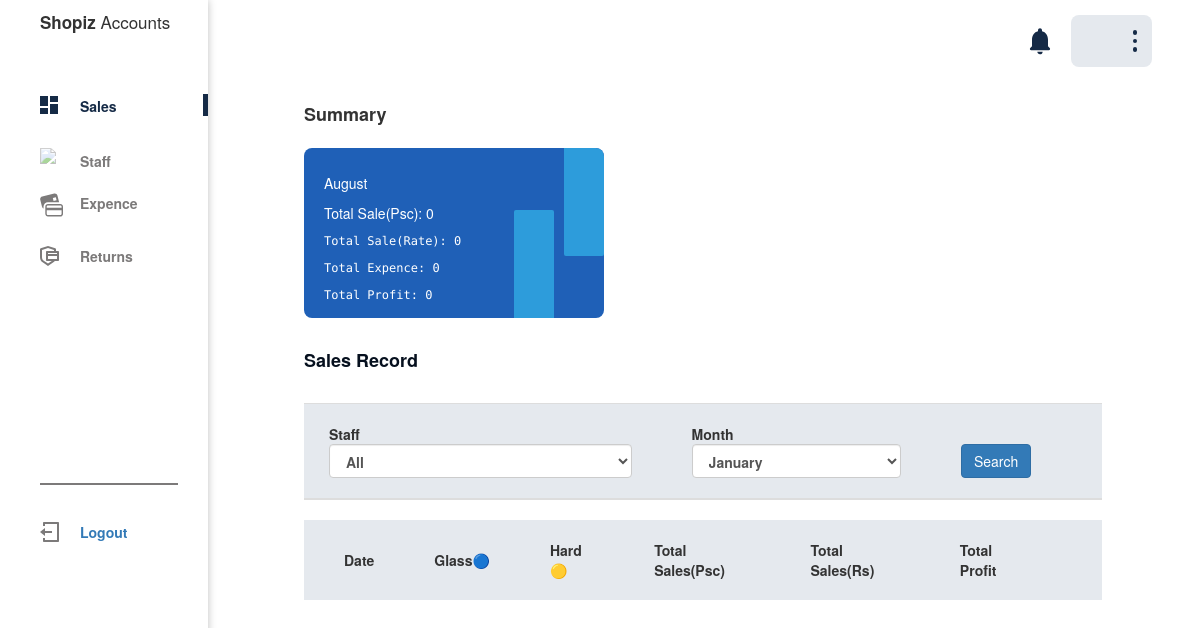
/admin_home (signed in), run on the app's committed database.
### user_app/models.py (models this page shows, shortened)
class Products(models.Model):
    name = models.CharField(max_length=100)
    sellingPrice = models.IntegerField()
    purchacePrice = models.IntegerField()
    vendor = models.CharField(max_length=25)
    class Meta:
        db_table = 'products'

### user_app/views.py (the view, shortened to what this page needs)
# urls.py: path('admin_home', views.admin_home, name='admin_home'),
@login_required()
def admin_home(request):
    sales_not_added = True
    current_month = datetime.now().month
    month = request.GET.get('month')
    if month:
        current_month = month
    if request.session.get('user_role') == 'admin':
        staff = request.GET.get('staff')
        print(staff)
        if staff:
            sales = models.Sales.objects.filter(Staff__id = int(staff), Date__month = current_month).order_by('Date')
            print('fa')
        else:
            sales = models.Sales.objects.filter(Date__month = current_month).order_by('Date')
    else:
        sales = models.Sales.objects.filter(Staff__id = request.session.get('user_id'), Date__month = current_month).order_by('Date')
    current_day = datetime.now().date
    products = models.Products.objects.all()
    staffs = models.Staffs.objects.all()
    filteredSales = filterSales(sales)
    print(filteredSales, type(filteredSales))
    card_info = getSummary(filteredSales, current_month)
    if (sales.filter(Date = datetime.now().strftime("%Y-%m-%d")).exists()) :
        sales_not_added = False
    print(current_month, type(current_month))
    current_month_full = calendar.month_name[int(current_month)]
    return render(request, 'admin/home.html', {'products': products, 'staffs': staffs, 'sales': filteredSales, 'current_day': current_day, "sales_added": sales_not_added, 'current_month': current_month, 'current_month_full': current_month_full, 'card_data': card_info})

### user_app/views.py (called while the page is built, shortened)
def filterSales(data):
    if(len(data) == 0):
        return ''

def getSummary(data, month):
    summary = {'total_psc': 0, 'total_expence': 0, 'total_profit': 0, 'total_income': 0}
    expences = models.Expences.objects.filter(Date__month = month)
    total = expences.aggregate(Sum('Amount'))
    if (total['Amount__sum']) is None:
        summary['total_expence'] = 0
    else:
        summary['total_expence'] = total['Amount__sum']
    for i in data:
        summary['total_income'] = summary['total_income'] + i['totalSale_rs']
        summary['total_profit'] = summary['total_profit'] + i['profit']
        summary['total_psc'] = summary['total_psc'] + i['totalNumberProducts']
    summary['total_profit'] = summary['total_profit'] - summary['total_expence']
    print(summary)
    return summary

### template/admin/home.html (shortened to what this page needs)
{% extends 'admin/admin_home.html' %}
{% load static %}
{% block content %}
<head>
    <link rel="stylesheet" href="//netdna.bootstrapcdn.com/bootstrap/3.1.1/css/bootstrap.min.css">
    <link rel="stylesheet" href="{% static 'css/expences.css' %}">
</head>
{% with user_role=request.session.user_role %}
<div class="content" style="padding: 0 50px 0 0;">
    {% if user_role == "admin" %}
    <div class="cards-con">
        <div class="title">
            <div class="main">Summary</div>
        </div>
        <div class="cards">
            <div class="card card-1">
                <div class="rec-1"></div>
                <div class="rec-2"></div>
                <div class="content">
                    <div class="name">{{current_month_full}}</div>
                    <div class="name">Total Sale(Psc): {{card_data.total_psc}}</div>
                    <div class="pin">Total Sale(Rate): {{card_data.total_income}}</div>
                    <div class="pin">Total Expence: {{card_data.total_expence}} </div>
                    <div class="pin">Total Profit: {{card_data.total_profit}}</div>
                </div>
            </div>
        </div>
    </div>
    {% endif %}
    <div class="table-con" style="overflow: hidden;">
        <div class="title">Sales Record</div>
        <div class="row">
            <table class="table">
                <thead>
                    <form action="" method="get">
                        <tr class="filters">
                            {% if user_role == 'admin' %}
                            <th>Staff
                                <select name="staff" class="form-control">
                                    <option value="">All</option>
                                </select>
                            </th>
                            {% endif %}
                            <th>Month
                                <select name="month" class="form-control">
                                    <option {% if current_month == '1' %} selected {% endif %} value=1>January</option>
                                </select>
                            </th>
                            <th>
                                <button type="submit" class="btn btn-primary">Search</button>
                            </th>
                        </tr>
                    </form>
                </thead>
            </table>
        </div>
        <table>
            <thead>
                <tr>
                    <th>Date</th>
                    {% for product in products %}
                    <th>{{product.name}}{{product.vendor}}</th>
                    {% endfor %}
                    <th>Total Sales(Psc)</th>
                    <th>Total Sales(Rs)</th>
                    <th>Total Profit</th>
                    <th></th>
                </tr>
            </thead>
        </table>
    </div>
</div>
</div>
{% endwith %}
{% endblock %}

### assets/css/admin_home.css (style rules this page uses)
body { margin: 0; font-family: "Nunito", sans-serif; max-width: 100%; -ms-overflow-style: none; }
.main-container__right .content .cards-con .title { display: flex; justify-content: space-between; padding: 20px 0; padding-top: 30px; }
.main-container__right .content .cards-con .main { font-weight: 600; font-size: 18px; }
.main-container__right .content .cards-con .cards { display: flex; gap: 20px; justify-items: center; height: auto; }
.main-container__right .content .cards-con .cards .card { overflow: hidden; position: relative; width: 300px; height: 170px; border-radius: 8px; }
.main-container__right .content .cards-con .cards .card-1 { overflow: hidden; position: relative; width: 300px; height: 170px; border-radius: 8px; background: #1f60b7; }
.main-container__right .content .cards-con .cards .card-1 .rec-1, .main-container__right .content .cards-con .cards .card-1 .rec-2, .main-container__right .content .cards-con .cards .card-1 .card-2 .rec-2, .main-container__right .content .cards-con .cards .card-2 .card-1 .rec-2, .main-container__right .content .cards-con .cards .card-1 .card-3 .rec-2, .main-container__right .content .cards-con .cards .card-3 .card-1 .rec-2 { position: absolute; width: 40px; height: 108px; right: 0; background: #2d9cdb; border-radius: 0px 8px 2px 2px; }
.main-container__right .content .cards-con .cards .card-1 .rec-2 { right: 50px; bottom: 0; border-radius: 2px 2px 0px 0px; }
.main-container__right .content .cards-con .cards .card .content { color: #fff; padding: 25px 0; padding-left: 20px; position: relative; z-index: 55; }
.main-container__right .content .cards-con .cards .card .content div { padding-bottom: 10px; }
.main-container__right .content .cards-con .cards .card .content div:last-of-type { padding-bottom: 0; }
.main-container__right .content .cards-con .cards .card .content .pin, .main-container__right .content .cards-con .cards .card .content .expiry { font-family: "PT Mono", monospace; font-size: 12px; }
.main-container__right .content .table-con { overflow: scroll; -ms-overflow-style: none; }
.main-container__right .content .table-con .title { font-weight: 600; font-size: 18px; padding: 30px 0; color: #06101e; text-align: left; }
.main-container__right .content .table-con table { border-collapse: collapse; }
.main-container__right .content .table-con thead tr { border-radius: 8px 8px 0px 0px; }
.main-container__right .content .table-con th { background: #e5e9ee; padding: 20px 0; padding-left: 40px; text-align: left; padding-right: 20px; }

### assets/css/expences.css (style rules this page uses)
.row::before { content: none !important; }

### data on the page
Products: name "Glass", vendor "🔵"
Products: name "Hard", vendor "🟡"

### other printed values
{{ card_data.total_psc }} "0"
{{ card_data.total_income }} "0"
{{ card_data.total_expence }} "0"
{{ card_data.total_profit }} "0"
